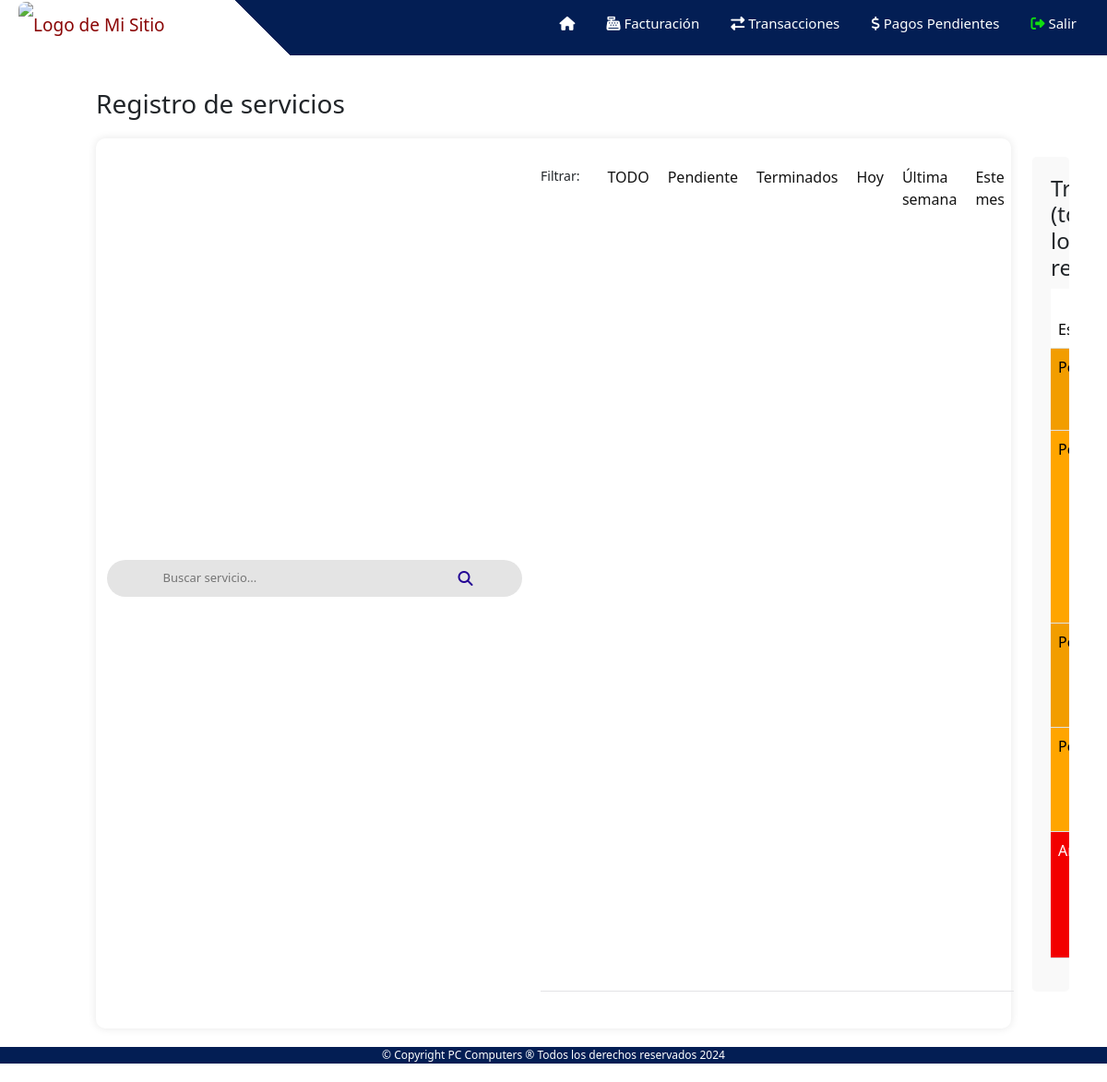
Before: /ventas/servicio/todos_registros (signed in) with the older database file.
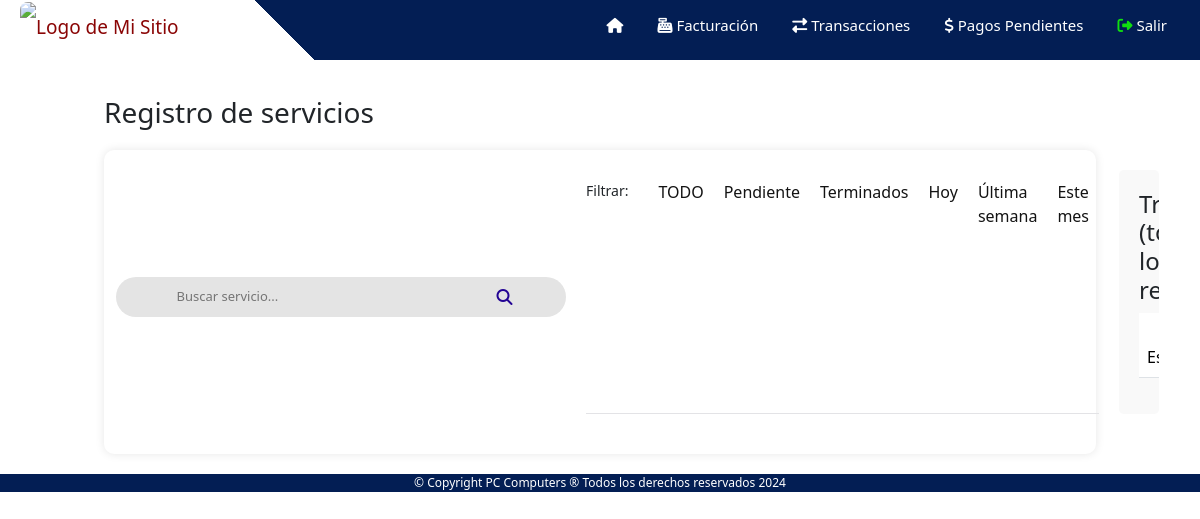
After: the same page with the newer database file.
### ventas/models.py (models this page shows)
class Servicio(models.Model):
    usuario = models.ForeignKey(User, on_delete=models.CASCADE)
    fecha_ingreso = models.DateTimeField(auto_now_add=True)
    fecha_entrega = models.DateTimeField(blank=True, null=True)
    tipo_servicio = models.CharField(max_length=100)
    equipo = models.CharField(max_length=100)
    marca = models.CharField(max_length=100)
    modelo = models.CharField(max_length=100)
    serie = models.CharField(max_length=100)
    descripcion_problema = models.TextField()
    solucion = models.TextField(blank=True, null=True)
    tecnico_asignado = models.CharField(max_length=100)
    usuario_recepta = models.CharField(max_length=100)
    costo = models.DecimalField(max_digits=10, decimal_places=2,blank=True, null=True)
    costo_sin_descuento = models.DecimalField(max_digits=10, decimal_places=2,blank=True, null=True)
    abonado = models.DecimalField(max_digits=10, decimal_places=2,blank=True, null=True)
    saldo = models.DecimalField(max_digits=10, decimal_places=2,blank=True, null=True)
    estado = models.CharField(max_length=15, default='pendiente')#el otro estado es terminado
    numero_reparacion = models.IntegerField(blank=True, null=True)

### ventas/decorators.py (the view)
    def wrapped_view(request, *args, **kwargs):
        if request.user.is_authenticated and request.user.groups.filter(name='Vendedores').exists():
            return view_func(request, *args, **kwargs)
        else:
            return redirect('/')

### templates/registro_servicios_lista.html (shortened to what this page needs)
{% extends "ventas.html" %}
{% block content %}
{% load static %}
<h3>Registro de servicios </h3>
<div class="container">
    <div class="centered-modal">
        <div class="centered">
            <div class="search-bar-registros">
                <input type="text" name="buscador" id="buscador" placeholder="Buscar servicio...">
                <i class="fas fa-search" id="barra-busqueda"></i>
            </div>
        </div>
    </div>
    <div class="options-container">
      <p class="etiqueta-filtrar">Filtrar: </p>
      <a href="/ventas/servicio/todos_registros?option=todo" class="option-button" >TODO</a>
      <a href="/ventas/servicio/todos_registros?option=pendiente" class="option-button" >Pendiente</a>
      <a href="/ventas/servicio/todos_registros?option=terminados" class="option-button" >Terminados</a>
      <a href="/ventas/servicio/todos_registros?option=hoy" class="option-button" >Hoy</a>
      <a href="/ventas/servicio/todos_registros?option=semana" class="option-button" >Última semana</a>
      <a href="/ventas/servicio/todos_registros?option=mes" class="option-button" >Este mes</a>
    </div>
    <div class="section table-container">
      <h4>Transacciones {% if option == None%} (todos los registros) {% elif option == 'hoy' %} (hoy) {% elif option == 'semana' %} (Última semana) {% elif option == 'mes' %} (Este mes) {% elif option == 'pendiente' %} (Pendientes) {% elif option == 'terminado' %} (Terminados) {% elif option == 'todo' %} (Todas las transacciones){%endif%}</h4>
        <table class="table table-striped" id="tabla-productos">
            <thead>
            <tr>
                <th scope="col">Estado</th>
            </tr>
            </thead>
            <tbody id="productos-tbody">
            {% for servicioT in registros%}
                <tr>
                    {% if servicioT.estado == 'pendiente'%}
                        <td style="background-color: orange; color: black;">Pendiente</td>
                    {% elif servicioT.estado == 'terminado' %}
                        <td style="background-color: green; color: white;">Terminado</td>
                    {% else %}
                        <td style="background-color: red; color: white;">Anulado</td>
                    {% endif %}
                </tr>
            {%endfor%}
            </tbody>
        </table>
    </div>
  </div>
{% endblock %}

### templates/ventas.html (shortened to what this page needs)
{% load static %}
<!DOCTYPE html>
<html lang="es">
<head>
    <link rel="stylesheet" type="text/css" href="{% static 'css/barraNavegacion.css' %}">
    <link rel="stylesheet" type="text/css" href="{% static 'css/piePagina.css' %}">
    <link rel="stylesheet" type="text/css" href="{% static 'css/ventas_inicio.css' %}">
    <link rel="stylesheet" type="text/css" href="{% static 'css/ventas_transacciones.css' %}">
    <link rel="stylesheet" type="text/css" href="{% static 'css/operacion.css' %}">
    <link href="https://cdn.jsdelivr.net/npm/bootstrap@5.3.2/dist/css/bootstrap.min.css" rel="stylesheet">
    {% load static %}
</head>
<body>
    <header>
        <nav>
            <label class="brand">
                <div class="logo">
                    <a href="/">
                        <img src="{% static 'img/logo.png' %}" alt="Logo de Mi Sitio">
                    </a>
                </div>
            </label>
            <ul>
                <li><a href="/ventas"><i class="fa-solid fa-house"></i></a></li>
                <li><a href="/ventas/facturacion"><i class="fa-solid fa-cash-register"></i> Facturación</a></li>
                <li><a href="/ventas/transacciones"><i class="fa-solid fa-right-left"></i> Transacciones</a></li>
                <li><a href="/ventas/pagospendientes"><i class="fa-solid fa-dollar-sign"></i> Pagos Pendientes</a></li>
                {% if user.is_authenticated %}
                    <li id="users-btn-perfil"><a href="/cerrar-sesion/" ><i class="fa-solid fa-right-from-bracket"></i> Salir</a></li>
                {% endif %}
            </ul>
        </nav>
    </header>
    <main>
        <div class="contenido">
            {% block content %}
            {% endblock %}
        </div>
    </main>
        <p class="copyright-text">&copy; Copyright PC Computers &reg; Todos los derechos reservados 2024</p>
</body>
</html>

### static/css/barraNavegacion.css (style rules this page uses)
* { margin: 0; padding: 0; box-sizing: border-box; list-style: none; text-decoration: none; }
nav { width: 100%; height: 60px !important; min-height: 60px !important; background: linear-gradient(45deg, #FFFFFF 0%, #FFFFFF 25%, #031E54 25%, #031E54 100%); background-size: 100% 100%; position: fixed; z-index: 5; }
.brand { margin-right: 5%; line-height: 50px; }
.brand a { color: rgb(138, 5, 5); font-size: 19px; }
ul { float: right; margin-right: 90px; }
nav ul li { display: inline-block; line-height: 50px; white-space: nowrap; }
nav ul li a { color: Interfaz 1 rgb(194, 194, 194); font-size: 15px; padding: 7px 13px; border-radius: 3px; margin-left: 4px; white-space: nowrap; }
.logo img { list-style: none; width: 220px; height: auto; margin-left: 20px; }
nav a { text-decoration: none; color: #ffffff; }
.contenido { padding-top: 12vh; padding-left: 13vh; padding-right: 13vh; }
#users-btn-perfil .fa-solid { color: rgb(16, 222, 16); }
@media (max-width:1300px) { ul { margin-right: 20px; } }

### static/css/piePagina.css (style rules this page uses)
p { font-size: 10px; }
.copyright-text { margin-bottom: 20px; text-align: center; font-size: 12px; background-color: #031E54; color: #fff; }

### static/css/ventas_inicio.css (style rules this page uses)
body { font-family: Arial, sans-serif; background-color: #f0f0f0; color: #333; margin: 0; padding: 0; }
.centered, .centered-modal { display: flex; justify-content: center; align-items: center; }

### static/css/ventas_transacciones.css (style rules this page uses)
.container { max-width: 800px; margin: 20px auto; padding: 20px; background-color: #fff; border-radius: 10px; box-shadow: 0 0 10px rgba(0, 0, 0, 0.1); }
.section { margin-bottom: 20px; padding: 20px; border-radius: 5px; background-color: #f9f9f9; }
.table-container { overflow-x: auto; }
table { width: 100%; border-collapse: collapse; }
th, td { padding: 8px; border-bottom: 1px solid #ddd; }
th { background-color: #f2f2f2; color: #555; font-weight: normal; }
.options-container { margin-top: 10px; margin-bottom: 20px; border-bottom: 1px solid #e3e3e6; display: flex; }
.etiqueta-filtrar { font-size: 14px; padding-right: 20px; }
.option-button { display: inline-block; margin: 0 5px; padding: 0px 5px; text-decoration: none; color: #131313; background-color: transparent; cursor: pointer; font-size: 16px; }

### static/css/operacion.css (style rules this page uses)
input[type="text"], input[type="number"], textarea, select { width: 100%; padding: 5px; margin-bottom: 5px; border: 1px solid #ccc; border-radius: 5px; box-sizing: border-box; }
.container { display: flex; gap: 20px; }
img { width: 100%; max-height: 300px; object-fit: cover; border-radius: 8px; }

### templates/registro_servicios_lista.html (style rules this page uses)
.search-bar-registros { display: flex; justify-content: center; align-items: center; height: 40px; width: 450px; background-color: #e4e4e4; border-radius: 20px; transition: transform 0.3s, border-radius 0.3s; cursor: pointer; margin-bottom: 10px; }
.search-bar-registros i { color: rgb(35, 4, 148); margin-right: 11px; }
.search-bar-registros input { border: none; background: transparent; font-size: 13px; outline: none; margin-top: 3px; margin-bottom: 3px; margin-left: 13px; margin-right: 10px; width: 70%; transition: width 0.3s; }

Changed rows visible on the page:
removed Servicio: estado "Pendiente"
removed Servicio: estado "Pendiente"
removed Servicio: estado "Pendiente"
removed Servicio: estado "Pendiente"
removed Servicio: estado "Anulado"
